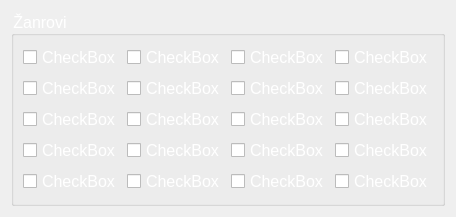
     <widget class="QWidget" name="tab_6">
      <attribute name="title">
       <string>Godina</string>
      </attribute>
      <layout class="QGridLayout" name="gridLayout_12">
       <item row="0" column="0">
        <widget class="QGroupBox" name="groupBox_6">
         <property name="minimumSize">
          <size>
           <width>0</width>
           <height>0</height>
          </size>
         </property>
         <property name="maximumSize">
          <size>
           <width>600</width>
           <height>1999999</height>
          </size>
         </property>
         <property name="font">
          <font>
           <pointsize>12</pointsize>
          </font>
         </property>
         <property name="styleSheet">
          <string notr="true">color: white</string>
         </property>
         <property name="title">
          <string>Žanrovi</string>
         </property>
         <layout class="QGridLayout" name="gridLayout_11">
          <item row="9" column="3">
           <widget class="QCheckBox" name="checkBox_81">
            <property name="font">
             <font>
              <pointsize>12</pointsize>
             </font>
            </property>
            <property name="styleSheet">
             <string notr="true">color: white</string>
            </property>
            <property name="text">
             <string>CheckBox</string>
            </property>
           </widget>
          </item>
          <item row="9" column="0">
           <widget class="QCheckBox" name="checkBox_82">
            <property name="font">
             <font>
              <pointsize>12</pointsize>
             </font>
            </property>
            <property name="styleSheet">
             <string notr="true">color: white</string>
            </property>
            <property name="text">
             <string>CheckBox</string>
            </property>
           </widget>
          </item>
          <item row="9" column="2">
           <widget class="QCheckBox" name="checkBox_83">
            <property name="font">
             <font>
              <pointsize>12</pointsize>
             </font>
            </property>
            <property name="styleSheet">
             <string notr="true">color: white</string>
            </property>
            <property name="text">
             <string>CheckBox</string>
            </property>
           </widget>
          </item>
          <item row="5" column="3">
           <widget class="QCheckBox" name="checkBox_84">
            <property name="font">
             <font>
              <pointsize>12</pointsize>
             </font>
            </property>
            <property name="styleSheet">
             <string notr="true">color: white</string>
            </property>
            <property name="text">
             <string>CheckBox</string>
            </property>
           </widget>
          </item>
          <item row="4" column="0">
           <widget class="QCheckBox" name="checkBox_85">
            <property name="font">
             <font>
              <pointsize>12</pointsize>
             </font>
            </property>
            <property name="styleSheet">
             <string notr="true">color: white</string>
            </property>
            <property name="text">
             <string>CheckBox</string>
            </property>
           </widget>
          </item>
          <item row="4" column="4">
           <widget class="QCheckBox" name="checkBox_86">
            <property name="font">
             <font>
              <pointsize>12</pointsize>
             </font>
            </property>
            <property name="styleSheet">
             <string notr="true">color: white</string>
            </property>
            <property name="text">
             <string>CheckBox</string>
            </property>
           </widget>
          </item>
          <item row="5" column="4">
           <widget class="QCheckBox" name="checkBox_87">
            <property name="font">
             <font>
              <pointsize>12</pointsize>
             </font>
            </property>
            <property name="styleSheet">
             <string notr="true">color: white</string>
            </property>
            <property name="text">
             <string>CheckBox</string>
            </property>
           </widget>
          </item>
          <item row="5" column="0">
           <widget class="QCheckBox" name="checkBox_88">
            <property name="font">
             <font>
              <pointsize>12</pointsize>
             </font>
            </property>
            <property name="styleSheet">
             <string notr="true">color: white</string>
            </property>
            <property name="text">
             <string>CheckBox</string>
            </property>
           </widget>
          </item>
          <item row="5" column="2">
           <widget class="QCheckBox" name="checkBox_89">
            <property name="font">
             <font>
              <pointsize>12</pointsize>
             </font>
            </property>
            <property name="styleSheet">
             <string notr="true">color: white</string>
            </property>
            <property name="text">
             <string>CheckBox</string>
            </property>
           </widget>
          </item>
          <item row="4" column="3">
           <widget class="QCheckBox" name="checkBox_90">
            <property name="font">
             <font>
              <pointsize>12</pointsize>
             </font>
            </property>
            <property name="styleSheet">
             <string notr="true">color: white</string>
            </property>
            <property name="text">
             <string>CheckBox</string>
            </property>
           </widget>
          </item>
          <item row="4" column="2">
           <widget class="QCheckBox" name="checkBox_91">
            <property name="font">
             <font>
              <pointsize>12</pointsize>
             </font>
            </property>
            <property name="styleSheet">
             <string notr="true">color: white</string>
            </property>
            <property name="text">
             <string>CheckBox</string>
            </property>
           </widget>
          </item>
          <item row="7" column="3">
           <widget class="QCheckBox" name="checkBox_92">
            <property name="font">
             <font>
              <pointsize>12</pointsize>
             </font>
            </property>
            <property name="styleSheet">
             <string notr="true">color: white</string>
            </property>
            <property name="text">
             <string>CheckBox</string>
            </property>
           </widget>
          </item>
          <item row="7" column="0">
           <widget class="QCheckBox" name="checkBox_93">
            <property name="font">
             <font>
              <pointsize>12</pointsize>
             </font>
            </property>
            <property name="styleSheet">
             <string notr="true">color: white</string>
            </property>
            <property name="text">
             <string>CheckBox</string>
            </property>
           </widget>
          </item>
          <item row="7" column="2">
           <widget class="QCheckBox" name="checkBox_94">
            <property name="font">
             <font>
              <pointsize>12</pointsize>
             </font>
            </property>
            <property name="styleSheet">
             <string notr="true">color: white</string>
            </property>
            <property name="text">
             <string>CheckBox</string>
            </property>
           </widget>
          </item>
          <item row="7" column="4">
           <widget class="QCheckBox" name="checkBox_95">
            <property name="font">
             <font>
              <pointsize>12</pointsize>
             </font>
            </property>
            <property name="styleSheet">
             <string notr="true">color: white</string>
            </property>
            <property name="text">
             <string>CheckBox</string>
            </property>
           </widget>
          </item>
          <item row="9" column="4">
           <widget class="QCheckBox" name="checkBox_96">
            <property name="font">
             <font>
              <pointsize>12</pointsize>
             </font>
            </property>
            <property name="styleSheet">
             <string notr="true">color: white</string>
            </property>
            <property name="text">
             <string>CheckBox</string>
            </property>
           </widget>
          </item>
          <item row="1" column="3">
           <widget class="QCheckBox" name="checkBox_97">
            <property name="font">
             <font>
              <pointsize>12</pointsize>
             </font>
            </property>
            <property name="styleSheet">
             <string notr="true">color: white</string>
            </property>
            <property name="text">
             <string>CheckBox</string>
            </property>
           </widget>
          </item>
          <item row="1" column="2">
           <widget class="QCheckBox" name="checkBox_98">
            <property name="font">
             <font>
              <pointsize>12</pointsize>
             </font>
            </property>
            <property name="styleSheet">
             <string notr="true">color: white</string>
            </property>
            <property name="text">
             <string>CheckBox</string>
            </property>
           </widget>
          </item>
          <item row="1" column="0">
           <widget class="QCheckBox" name="checkBox_99">
            <property name="font">
             <font>
              <pointsize>12</pointsize>
             </font>
            </property>
            <property name="styleSheet">
             <string notr="true">color: white</string>
            </property>
            <property name="text">
             <string>CheckBox</string>
            </property>
           </widget>
          </item>
          <item row="1" column="4">
           <widget class="QCheckBox" name="checkBox_100">
            <property name="font">
             <font>
              <pointsize>12</pointsize>
             </font>
            </property>
            <property name="styleSheet">
             <string notr="true">color: white</string>
            </property>
            <property name="text">
             <string>CheckBox</string>
            </property>
           </widget>
          </item>
         </layout>
        </widget>
       </item>
      </layout>
     </widget>
